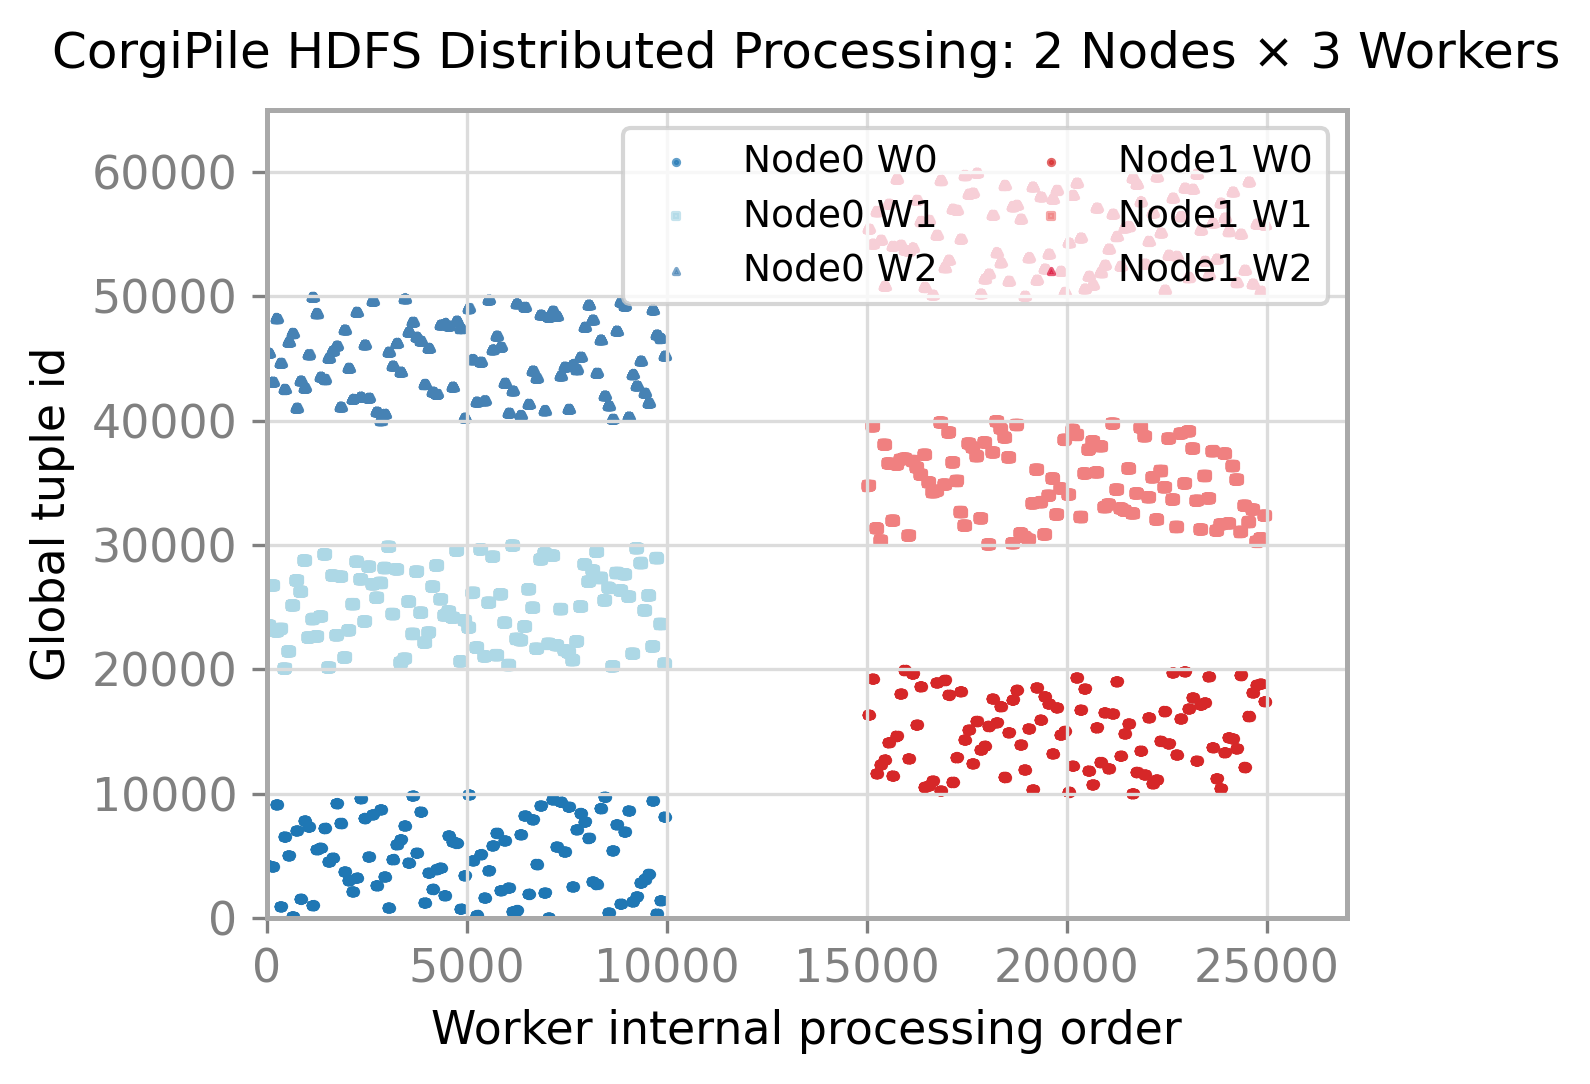

Generate this figure with Python:
import matplotlib
matplotlib.use('Agg')  # Use non-GUI backend for saving plots
import matplotlib.pyplot as plt
import numpy as np
from matplotlib import gridspec
import matplotlib.dates as mdates
import matplotlib as mpl
import os, sys
import math
import random

from datetime import datetime

# Apply same style settings as fig3.py
mpl.rcParams['axes.linewidth'] = 1.2
plt.rcParams['font.family'] = 'sans-serif'

mpl.rcParams['lines.linewidth'] = 1.5
mpl.rcParams['axes.titlesize'] = 11
mpl.rcParams['axes.labelsize'] = 11
mpl.rcParams['xtick.labelsize'] = 11
mpl.rcParams['xtick.color'] = 'Grey'
mpl.rcParams['ytick.labelsize'] = 11
mpl.rcParams['ytick.color'] = 'Grey'
mpl.rcParams['legend.fontsize'] = 11
mpl.rcParams['hatch.color'] = 'Red'
mpl.rcParams['hatch.linewidth'] = 1.5

mpl.rcParams['grid.color'] = 'gainsboro'
mpl.rc('axes', edgecolor='darkgrey')
plt.rc('pdf', fonttype=42)

# Colors for different nodes and workers
# Node 0: Blue tones, Node 1: Red tones
colors = {
    'node0': ['tab:blue', 'lightblue', 'steelblue'],
    'node1': ['tab:red', 'lightcoral', 'crimson']
}

# Markers for different workers
markers = ['o', 's', '^']  # circle, square, triangle

def parse_distributed_log_file(log_file_path):
    """
    Parse a distributed worker log file.
    
    Returns:
        tuple: (global_indices, worker_indices) 
               where global_indices = file_id * 10000 + sample_index
               and worker_indices = line numbers (0-based)
    """
    global_indices = []
    worker_indices = []
    
    try:
        with open(log_file_path, 'r') as f:
            for line_num, line in enumerate(f):
                line = line.strip()
                if '-' in line:
                    parts = line.split('-')
                    if len(parts) == 2:
                        file_id = int(parts[0])
                        sample_index = int(parts[1])
                        
                        # Calculate global index: file_id * 10000 + sample_index
                        global_index = file_id * 10000 + sample_index
                        
                        global_indices.append(global_index)
                        worker_indices.append(line_num)  # Line number as worker internal index
    except Exception as e:
        print(f"Error reading {log_file_path}: {e}")
    
    return global_indices, worker_indices

def plot_distributed_logs_distribution(logs_dir, title="CorgiPile Distributed Logs Distribution", output_file=None):
    """
    Plot the distribution of distributed log data showing multi-node processing.
    
    Args:
        logs_dir (str): Directory containing node subdirectories with worker log files
        title (str): Plot title
        output_file (str): Output file path (optional)
    """
    fig = plt.figure(figsize=(4.5, 3.5))  # Slightly larger for distributed data
    ax = fig.add_subplot(111)
    
    # Apply same layout adjustments as fig3.py
    plt.subplots_adjust(left=0.15, bottom=0.15, right=0.95, top=0.92,
                       wspace=0.205, hspace=0.2)
    
    # Set labels
    ax.set_ylabel("Global tuple id", color='black')
    ax.set_xlabel("Worker internal processing order")
    
    # Process each node's log files
    nodes = ['node0', 'node1']
    worker_files = [
        "worker_0_samples.txt",
        "worker_1_samples.txt", 
        "worker_2_samples.txt"
    ]
    
    max_worker_index = 0
    max_global_index = 0
    total_samples = 0
    
    legend_elements = []
    
    for node_id, node_name in enumerate(nodes):
        node_dir = os.path.join(logs_dir, node_name)
        
        if not os.path.exists(node_dir):
            print(f"Warning: Node directory {node_dir} not found")
            continue
            
        print(f"Processing {node_name}...")
        
        for worker_id, worker_file in enumerate(worker_files):
            log_file_path = os.path.join(node_dir, worker_file)
            
            if os.path.exists(log_file_path):
                print(f"  Processing {worker_file}...")
                global_indices, worker_indices = parse_distributed_log_file(log_file_path)
                
                if global_indices:
                    # Plot with different color/marker for each node/worker combination
                    color = colors[node_name][worker_id]
                    marker = markers[worker_id]
                    
                    # Offset worker_indices for different nodes to avoid overlap
                    offset_worker_indices = [idx + node_id * 15000 for idx in worker_indices]
                    
                    ax.scatter(offset_worker_indices, global_indices, 
                              s=1.5, 
                              color=color, 
                              marker=marker,
                              alpha=0.7,
                              label=f'{node_name.capitalize()} W{worker_id}')
                    
                    max_worker_index = max(max_worker_index, max(offset_worker_indices))
                    max_global_index = max(max_global_index, max(global_indices))
                    total_samples += len(global_indices)
                    
                    print(f"    {len(global_indices)} samples")
                    print(f"    Global index range: [{min(global_indices)}, {max(global_indices)}]")
                    print(f"    Worker index range: [{min(worker_indices)}, {max(worker_indices)}]")
            else:
                print(f"  Warning: {log_file_path} not found")
    
    print(f"Total samples across all nodes: {total_samples}")
    
    # Set axis limits (adjust based on data)
    ax.set_xlim(xmin=0, xmax=max_worker_index + 2000)
    ax.set_ylim(ymin=0, ymax=max_global_index + 5000)
    
    # Add grid and legend
    ax.grid(True)
    ax.legend(loc='upper right', bbox_to_anchor=(1.0, 1.0), ncol=2, fontsize=9)
    
    # Add title
    ax.set_title(title, fontsize=12, pad=10)
    
    # Save the plot
    if output_file:
        fig.savefig(output_file, dpi=300, bbox_inches='tight')
        print(f"Plot saved to: {output_file}")
    else:
        # Default save location if no output file specified
        default_output = os.path.join(os.path.dirname(__file__), "distributed_logs_distribution.png")
        fig.savefig(default_output, dpi=300, bbox_inches='tight')
        print(f"Plot saved to: {default_output}")
    
    plt.close()  # Close figure to free memory

def analyze_distributed_shuffle_quality(logs_dir):
    """
    Analyze the quality of shuffle in distributed setting.
    """
    print("\n=== Distributed Shuffle Quality Analysis ===")
    
    nodes = ['node0', 'node1']
    worker_files = [
        "worker_0_samples.txt",
        "worker_1_samples.txt", 
        "worker_2_samples.txt"
    ]
    
    total_samples = 0
    global_file_distribution = {}
    node_stats = {}
    
    for node_id, node_name in enumerate(nodes):
        node_dir = os.path.join(logs_dir, node_name)
        node_stats[node_name] = {'total_samples': 0, 'file_distribution': {}}
        
        if not os.path.exists(node_dir):
            continue
            
        print(f"\n--- {node_name.upper()} Statistics ---")
        
        for worker_id, worker_file in enumerate(worker_files):
            log_file_path = os.path.join(node_dir, worker_file)
            
            if os.path.exists(log_file_path):
                global_indices, worker_indices = parse_distributed_log_file(log_file_path)
                worker_samples = len(global_indices)
                total_samples += worker_samples
                node_stats[node_name]['total_samples'] += worker_samples
                
                # Count samples per file for this worker
                worker_file_dist = {}
                for global_idx in global_indices:
                    file_id = global_idx // 10000
                    worker_file_dist[file_id] = worker_file_dist.get(file_id, 0) + 1
                
                print(f"  Worker {worker_id}: {worker_samples} samples, files: {worker_file_dist}")
                
                # Update node and global file distribution
                for file_id, count in worker_file_dist.items():
                    node_stats[node_name]['file_distribution'][file_id] = \
                        node_stats[node_name]['file_distribution'].get(file_id, 0) + count
                    global_file_distribution[file_id] = \
                        global_file_distribution.get(file_id, 0) + count
                
                # Check shuffle quality for first few samples
                if len(global_indices) >= 5:
                    first_5_global = global_indices[:5]
                    print(f"    First 5 global indices: {first_5_global}")
        
        print(f"  {node_name} total: {node_stats[node_name]['total_samples']} samples")
        print(f"  {node_name} file distribution: {node_stats[node_name]['file_distribution']}")
    
    print(f"\n=== Global Statistics ===")
    print(f"Total samples across all nodes: {total_samples}")
    print(f"Global file distribution: {global_file_distribution}")
    
    # Check for proper distributed partitioning
    print(f"\n=== Distributed Partitioning Analysis ===")
    node0_files = set(node_stats['node0']['file_distribution'].keys())
    node1_files = set(node_stats['node1']['file_distribution'].keys())
    
    print(f"Node0 processes files: {sorted(node0_files)}")
    print(f"Node1 processes files: {sorted(node1_files)}")
    
    overlap = node0_files.intersection(node1_files)
    if overlap:
        print(f"⚠️  File overlap detected: {sorted(overlap)} (This might be expected for some datasets)")
    else:
        print(f"✅ Perfect file partitioning: No overlap between nodes")

if __name__ == '__main__':
    # Get script directory for relative paths
    script_dir = os.path.dirname(os.path.abspath(__file__))
    project_root = os.path.dirname(script_dir)
    
    # Configuration with relative paths for HDFS distributed logs
    logs_directory = os.path.join(project_root, "examples", "distributed_logs_hdfs")
    plot_title = "CorgiPile HDFS Distributed Processing: 2 Nodes × 3 Workers"
    output_file_path = os.path.join(script_dir, "cifar_logs_hdfs_multi_machine.png")
    
    # Check if logs directory exists
    if not os.path.exists(logs_directory):
        print(f"Error: Distributed logs directory '{logs_directory}' not found!")
        print("Please make sure the path is correct.")
        sys.exit(1)
    
    print("=== CorgiPile HDFS Distributed Logs Visualization ===")
    print(f"HDFS logs directory: {logs_directory}")
    
    # Analyze distributed shuffle quality
    analyze_distributed_shuffle_quality(logs_directory)
    
    # Generate the plot
    print(f"\nGenerating HDFS distributed plot...")
    plot_distributed_logs_distribution(logs_directory, plot_title, output_file_path)
